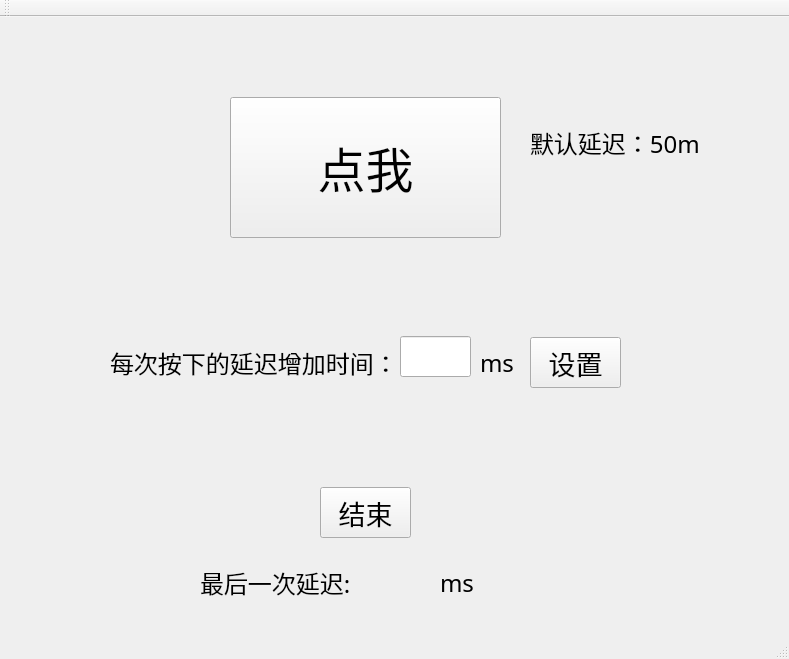
<?xml version="1.0" encoding="UTF-8"?>
<ui version="4.0">
 <class>MainWindow</class>
 <widget class="QMainWindow" name="MainWindow">
  <property name="geometry">
   <rect>
    <x>0</x>
    <y>0</y>
    <width>789</width>
    <height>659</height>
   </rect>
  </property>
  <property name="windowTitle">
   <string>MainWindow</string>
  </property>
  <widget class="QWidget" name="centralWidget">
   <widget class="QPushButton" name="pushButton">
    <property name="geometry">
     <rect>
      <x>230</x>
      <y>80</y>
      <width>271</width>
      <height>141</height>
     </rect>
    </property>
    <property name="font">
     <font>
      <family>AcadEref</family>
      <pointsize>36</pointsize>
     </font>
    </property>
    <property name="text">
     <string>点我</string>
    </property>
   </widget>
   <widget class="QPushButton" name="pushButton_2">
    <property name="geometry">
     <rect>
      <x>320</x>
      <y>470</y>
      <width>91</width>
      <height>51</height>
     </rect>
    </property>
    <property name="font">
     <font>
      <family>AcadEref</family>
      <pointsize>20</pointsize>
     </font>
    </property>
    <property name="text">
     <string>结束</string>
    </property>
   </widget>
   <widget class="QLabel" name="label">
    <property name="geometry">
     <rect>
      <x>200</x>
      <y>540</y>
      <width>171</width>
      <height>51</height>
     </rect>
    </property>
    <property name="font">
     <font>
      <family>宋体</family>
      <pointsize>18</pointsize>
     </font>
    </property>
    <property name="text">
     <string>最后一次延迟:</string>
    </property>
   </widget>
   <widget class="QLabel" name="label_2">
    <property name="geometry">
     <rect>
      <x>370</x>
      <y>550</y>
      <width>61</width>
      <height>31</height>
     </rect>
    </property>
    <property name="font">
     <font>
      <family>宋体</family>
      <pointsize>18</pointsize>
     </font>
    </property>
    <property name="text">
     <string/>
    </property>
   </widget>
   <widget class="QLabel" name="label_3">
    <property name="geometry">
     <rect>
      <x>480</x>
      <y>330</y>
      <width>51</width>
      <height>31</height>
     </rect>
    </property>
    <property name="font">
     <font>
      <family>宋体</family>
      <pointsize>18</pointsize>
     </font>
    </property>
    <property name="text">
     <string>ms</string>
    </property>
   </widget>
   <widget class="QLabel" name="label_4">
    <property name="geometry">
     <rect>
      <x>110</x>
      <y>320</y>
      <width>281</width>
      <height>51</height>
     </rect>
    </property>
    <property name="font">
     <font>
      <family>宋体</family>
      <pointsize>18</pointsize>
     </font>
    </property>
    <property name="text">
     <string>每次按下的延迟增加时间：</string>
    </property>
   </widget>
   <widget class="QLabel" name="label_5">
    <property name="geometry">
     <rect>
      <x>440</x>
      <y>550</y>
      <width>51</width>
      <height>31</height>
     </rect>
    </property>
    <property name="font">
     <font>
      <family>宋体</family>
      <pointsize>18</pointsize>
     </font>
    </property>
    <property name="text">
     <string>ms</string>
    </property>
   </widget>
   <widget class="QLineEdit" name="lineEdit">
    <property name="geometry">
     <rect>
      <x>400</x>
      <y>319</y>
      <width>71</width>
      <height>41</height>
     </rect>
    </property>
    <property name="font">
     <font>
      <family>AcadEref</family>
      <pointsize>20</pointsize>
     </font>
    </property>
   </widget>
   <widget class="QPushButton" name="pushButton_3">
    <property name="geometry">
     <rect>
      <x>530</x>
      <y>320</y>
      <width>91</width>
      <height>51</height>
     </rect>
    </property>
    <property name="font">
     <font>
      <family>AcadEref</family>
      <pointsize>20</pointsize>
     </font>
    </property>
    <property name="text">
     <string>设置</string>
    </property>
   </widget>
   <widget class="QLabel" name="label_6">
    <property name="geometry">
     <rect>
      <x>530</x>
      <y>100</y>
      <width>171</width>
      <height>51</height>
     </rect>
    </property>
    <property name="font">
     <font>
      <family>宋体</family>
      <pointsize>18</pointsize>
     </font>
    </property>
    <property name="text">
     <string>默认延迟：50ms</string>
    </property>
   </widget>
  </widget>
  <widget class="QMenuBar" name="menuBar">
   <property name="geometry">
    <rect>
     <x>0</x>
     <y>0</y>
     <width>789</width>
     <height>23</height>
    </rect>
   </property>
  </widget>
  <widget class="QToolBar" name="mainToolBar">
   <attribute name="toolBarArea">
    <enum>TopToolBarArea</enum>
   </attribute>
   <attribute name="toolBarBreak">
    <bool>false</bool>
   </attribute>
  </widget>
  <widget class="QStatusBar" name="statusBar"/>
 </widget>
 <layoutdefault spacing="6" margin="11"/>
 <resources/>
 <connections/>
</ui>
